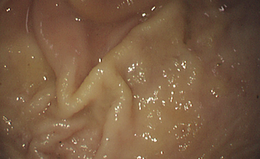
%> input picture master-project/matlab code/test1.png, 260 x 159 px, shrunk from 928 x 569 before the run
$ octave main.m   (GNU Octave 9; MATLAB toolbox functions it lacks are replaced by stand-ins)
%> lines starting %> are read from the running program, lines starting %| are printed output that depends on the picture
### master-project/matlab code/highlight_detection_set.m
function X_SVG = highlight_detection_set(alpha,I,tau)

    HSV=rgb2hsv(I);
    H=HSV(:,:,1);
    S=HSV(:,:,2);
    V=HSV(:,:,3);

% compute X_sv and X_g
    [row,col] = find(S<alpha & V>1-alpha);
    len = length(row);
    X_sv=zeros(len,2);
    X_sv(:,1) = row;
    X_sv(:,2) = col;

    G = compute_G(I);
    save('G','G');
    [G_row,G_col]= find(G>=tau);
    disp(length(G_row));
    disp(length(G_col));
    len = length(G_row);

    X_G=zeros(len,2);
    X_G(:,1) = G_row;
    X_G(:,2) = G_col;

% construct their joint set
    X_SVG = union(X_sv,X_G,'rows');
% X_SVG = X_sv;


end
% no error
function G = compute_G(I)
    [x_max,y_max,z_max] = size(I);
%     sprintf('max x is %d, max y is %d',x_max,y_max);
    for x = 1:x_max
        for y = 1:y_max
            if x==x_max
                x_plus=x;
            else
                x_plus=x+1;
            end
            if x<=1
                x_minus = x;
            else
                x_minus = x-1;
            end

            if y==y_max
                y_plus=y;
            else
                y_plus=y+1;
            end

            if y<=1
                y_minus = y;
            else
                y_minus = y-1;
            end
           %  sprintf('max x is %d, max y is %d',x,y)
            a = find_min(I,x_plus,y)- find_min(I,x_minus,y);
            b = find_min(I,x,y_plus)- find_min(I,x,y_minus);
            a = double(a);
            b = double(b);
            G(x,y) = sqrt((a^2+b^2))/2;
        end
    end

end

% no error
% [6 lines left out: function find_min, not called in this run]

### master-project/matlab code/correction_hue_saturation.m
%% correction of hue and saturation
function [H_new,S_new] = correction_hue_saturation(H,S,I,alpha,X_svg)
% input
% H, S - dim  mxn
[x_max,y_max,~] = size(I);
% H_new = H;
% S_new = S;
H_sum1=0;
H_sum2=0;
S_sum1=0;
S_sum2=0;
H_new = H;
S_new = S;

[row,col] = size(X_svg) ;
for i = 1:row
    x = X_svg(i,1);
    y = X_svg(i,2);
    index = [x,y];
    omega = get_omega(index,I);
    [r,c] = size(omega);
    for i = 1:r
        for j= 1 :c
        a = W_svg(X_svg,omega{i,j},alpha);
        H_sum1 = H_sum1 +a;
        H_sum2 = H_sum2+H(omega{i,j}(1),omega{i,j}(2)) * a;
        b = W_HS(index,omega{i,j},H,S);
        S_sum1 = S_sum1 + b ;
        S_sum2 = S_sum2 + S(omega{i,j}(1),omega{i,j}(2))*b;
        end
    end
    H(x,y) = (1/H_sum1) * H_sum2;
    S(x,y) = (1/S_sum1) * S_sum2;

end

H_new = H;
S_new = S;

end


% no error
% [13 lines left out: function W_svg, not called in this run]

% no error
% [7 lines left out: function W_HS, not called in this run]


function omega = get_omega(x,I)
% input x dim [row,col]
dim =7;% window size
mid = (dim+1)/2;
iter = dim -mid;
omega = cell(dim,dim);
omega{mid,mid} = x;
[x_max,y_max,~] = size(I);
for i = -iter:iter
    for j =-iter:iter
        index_x = x(1)+i;% index of matrix omega
        index_y = x(2)+j;
        if index_x<=1
            index_x=1;
        end
        if index_y<=1
            index_y=1;
        end
        if index_x>=x_max
            index_x=x_max;
        end
        if index_y>=y_max
            index_y=y_max;
        end
      omega{mid+i,mid+j} = [index_x,index_y];

    end

end


end

### master-project/matlab code/compute_A.m
%% compute illumination chromaticity
function A = compute_A(I,X_svg,dim)

[row,col,~] = size(I);
A(:,:,1) = ones(row,col);
A(:,:,2) = ones(row,col);
A(:,:,3) = ones(row,col);
[row,~] = size(X_svg);
disp(size(X_svg))
for i = 1:row
    x = X_svg(i,1);
    y = X_svg(i,2);
    index = [x,y];
    omega = get_omega(index,I,dim);
    [r,c] = size(omega);
    e = zeros(7,7,3);
    for i = 1:r
        for j= 1 :c
        e(i,j,:) = I(omega{i,j}(1),omega{i,j}(2),:);
        end
    end
    A(x,y,1) = 1-mean2(e);
end


end


function omega = get_omega(x,I,dim)
% input x dim [row,col]
mid = (dim+1)/2;
iter = dim -mid;
omega = cell(dim,dim);
omega{mid,mid} = x;
[x_max,y_max,~] = size(I);
for i = -iter:iter
    for j =-iter:iter
        index_x = x(1)+i;% index of matrix omega
        index_y = x(2)+j;
        if index_x<=1
            index_x=1;
        end
        if index_y<=1
            index_y=1;
        end
        if index_x>=x_max
            index_x=x_max;
        end
        if index_y>=y_max
            index_y=y_max;
        end
      omega{mid+i,mid+j} = [index_x,index_y];

    end

end


end

### master-project/matlab code/update_parameters_fast.m
%% update parameters
function [m_d_new,m_s_new,p,q] = update_parameters_fast(m_d, m_s, h_k,p,q,I,Lambda,Gamma,beta1,beta2)
% input
% m_d, m_s,  - dim  m*n matrix
% p, q    -  dim  m*n*2
% h_k  -  step length
% I  - image data
% A  -  Gamma
%
% output:
% m_d and m_s are the diffuse and specular reflection coefficients
%
    max_iter = 0;
    error = 100;
    last_error=10000;
    while(max_iter<500 &&error>0.0002)
       div_p1 = divergence(p(:,:,1),p(:,:,2));
       div_q1 = divergence(q(:,:,1),q(:,:,2));
        [delta_md_x,delta_md_y] = gradient(m_d);
        [delta_ms_x,delta_ms_y] = gradient(m_s);
        [row,col] = size(delta_md_x);
        delta_m_d = zeros(row,col,2);
        delta_m_s = zeros(row,col,2);
        delta_m_d(:,:,1) = delta_md_x;
        delta_m_d(:,:,2) = delta_md_y;
        delta_m_s(:,:,1) = delta_ms_x;
        delta_m_s(:,:,2) = delta_ms_y;
        max_iter=max_iter+1;
        sprintf('error is %f, maximum iteration times is %d',error,max_iter)
        derivative_md_left = m_d.*Lambda + m_s.*Gamma - I;
        derivative_md = derivative_md_left(:,:,1).*Lambda(:,:,1) + ...
            derivative_md_left(:,:,2).*Lambda(:,:,2)...
            +derivative_md_left(:,:,3).*Lambda(:,:,3) -beta1.*div_q1;
        derivative_ms = derivative_md_left(:,:,1).*Gamma(:,:,1) + ...
            derivative_md_left(:,:,2).*Gamma(:,:,2)...
            +derivative_md_left(:,:,3).*Gamma(:,:,3) -beta2.*div_p1;
        z1 = m_d - h_k.*derivative_md;
        z2 = m_s - h_k.*derivative_ms;
        z3 = p-h_k*beta2.*delta_m_s;
        z4 = q-h_k*beta1.*(delta_m_d - q);

        m_d_k_plus = p_omega_1(z1);
        m_s_k_plus = p_omega_2(z2);
        p_plus = p_omega_3(z3);
        q_plus = z4;

        m_d_old = m_d;
        m_d = m_d_k_plus;
        m_s = m_s_k_plus;
        p = p_plus;
        q = q_plus;
        I_d2 = m_d_k_plus.*Lambda + m_s_k_plus.*Gamma;
        err = I_d2-I;
        error = norm(err(:));
        Error(max_iter) = error;
        if((last_error-error)<0)
            break;
        end
        last_error = error;

    end

    m_d_new = m_d;
    m_s_new = m_s;
    sprintf('error is %f, maximum iteration times is %d',error,max_iter)
    plot(Error)


end

 %% projection operator
function md = p_omega_1(z)

    z(z>1) = 1;
    z(z<0) = 0;
    md= z;

end


function ms = p_omega_2(z)
    z(z>1) = 1;
    z(z<0) = 0;
    ms= z;
end
% no error
function p = p_omega_3(z)
       z(z>1) = 1;
    z(z<-1) = -1;
    p= z;

end

% [12 lines left out: functions derivative_md, derivative_ms, not called in this run]

### master-project/matlab code/main.m
% main function

clear all;
close all;
% define parameters
alpha = 0.4;
beta1 = 0.01;
beta2 = 0.01;
tau = 0.1;
h_k = 0.3; % step length
dim=5;
% reading image
I=imread('test1.png');
%> I is the input picture: size 159x260x3 uint8; mean R, G, B 122.2, 92, 66.2
imshow(I)
I = im2double(I);
%> I: size 159x260x3 double


[x_max, y_max, z_max] = size(I);
%> x_max = 159; y_max = 260; z_max = 3
tic
%% initialise
m_d = ones(x_max,y_max);
m_s = ones(x_max,y_max);
p  = ones(x_max,y_max,2);
q = ones(x_max,y_max,2);
%% Specular highlight detection
X_SVG = highlight_detection_set(alpha,I,tau);
%> in highlight_detection_set, `HSV=rgb2hsv(I);`: HSV: size 159x260x3 double; mean H, S, V 0.0753, 0.459, 0.479
%> in highlight_detection_set, `V=HSV(:,:,3);`:
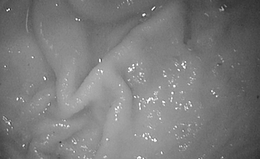
%> V: size 159x260 double; min 0.169, max 1, mean 0.479
%> in highlight_detection_set, `[row,col] = find(S<alpha & V>1-alpha);`: row = 1218 values from 1 to 159; col = 1218 values from 6 to 224
%> in highlight_detection_set, `len = length(row);`: len = 1218
%> after the loop in compute_G, `for x = 1:x_max`:
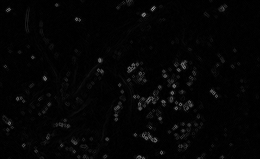
%> G: size 159x260 double; min 0, max 0.591, mean 0.0196
%> after the loop in compute_G, `for x = 1:x_max`: x_minus = 158; x_plus = 159; y_minus = 259; y_plus = 260
%> in highlight_detection_set, `[G_row,G_col]= find(G>=tau);`: G_row = 1407 values from 1 to 159; G_col = 1407 values from 4 to 235
%| 1407
%| 1407
%> in highlight_detection_set, `len = length(G_row);`: len = 1407
%> in highlight_detection_set, `X_SVG = union(X_sv,X_G,'rows');`: X_SVG = 2024 rows, first 12: [1 127; 1 128; 1 129; 1 130; 1 131; 1 132; 2 124; 2 127; 2 128; 2 129; 2 131; 3 123]
figure
imshow(I)
hold on
scatter(X_SVG(:,2),X_SVG(:,1),'r')
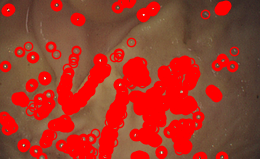
%> figure redrawn from the program's plot data
toc
%% correction of hue and saturation
tic
HSV=rgb2hsv(I);
H=HSV(:,:,1);
S=HSV(:,:,2);
V=HSV(:,:,3);
[H_corrected,S_corrected] = correction_hue_saturation(H,S,I,alpha,X_SVG);
%> the loop in correction_hue_saturation, `for i = 1:row` made 2024 passes
%> (x, y) on passes 1 to 3: (1, 127), (1, 128), (1, 129)
%> after the loop in correction_hue_saturation, `for i = 1:row`: H: size 159x260 double; min 0, max 0.992, mean 0.0743
%> after the loop in correction_hue_saturation, `for i = 1:row`:
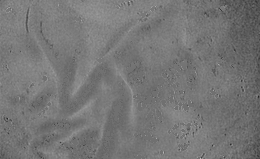
%> S: size 159x260 double; min 0.14, max 0.74, mean 0.464
%> after the loop in correction_hue_saturation, `for i = 1:row`: H_sum1 = 77892.2; H_sum2 = 6714.7; S_sum1 = 71370.6; S_sum2 = 31383.3
%% Diffuse chromaticity estimate
hsv(:,:,1) = H_corrected;
hsv(:,:,2) = S_corrected;
[row,col] = size(H_corrected);
%> row = 159; col = 260
V = ones(row,col);
hsv(:,:,3) = V;
Lambda = hsv2rgb(hsv);
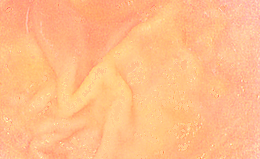
%> Lambda: size 159x260x3 double; mean R, G, B 1, 0.743, 0.536
% %% begin  optimize and update parametersq
Gamma = compute_A(I,X_SVG,dim); %% modified illumination chromaticity
%> in compute_A, `A(:,:,1) = ones(row,col);`: A: size 159x260 double; every value is 1
%> in compute_A, `A(:,:,3) = ones(row,col);`: A: size 159x260x3 double; every value is 1
%|    2024      2
%> the loop in compute_A, `for i = 1:row` made 2024 passes
%> (x, y, r, c) on pass 1: (1, 127, 5, 5)
%> after the loop in compute_A, `for i = 1:row`:
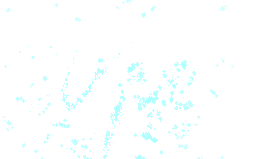
%> A: size 159x260x3 double; mean R, G, B 0.988, 1, 1

%% initialise
figure
[m_d_new,m_s_new,p,q] = update_parameters_fast(m_d, m_s, h_k,p,q,I,Lambda,Gamma,beta1,beta2);
%> the loop in update_parameters_fast, `while(max_iter<500 &&error>0.0002)` made 317 passes
%> in update_parameters_fast, `sprintf('error is %f, maximum iteration times is %d',error,max_iter)`: ans = 'error is 1.603920, maximum iteration times is 317'
%> figure, not shown here; curve peaks at x = 1, y = 120.4
I_d1 =m_d_new.*Lambda;
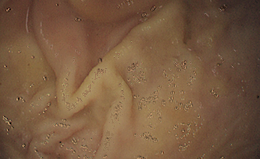
%> I_d1: size 159x260x3 double; mean R, G, B 0.473, 0.353, 0.252
figure
subplot(1,2,1);
imshow(I)
subplot(1,2,2)
imshow(I_d1);
toc
